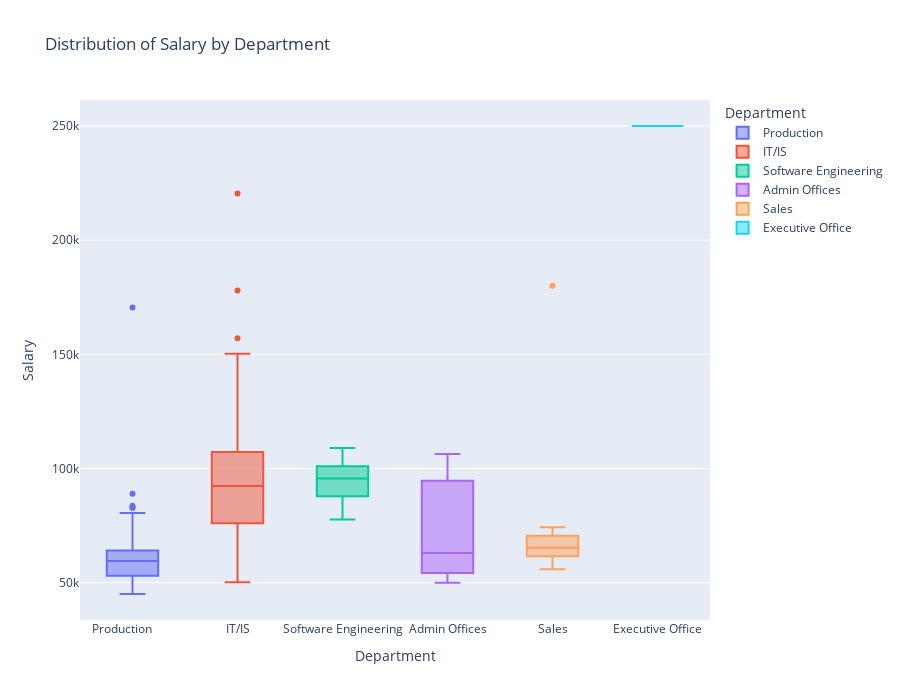

Write notebook code for a chart like this one.
### Markdown cell above
#### 1.4 Distribution of Salary by Department - Box Plot

### Code cell
fig = px.box(df,x='Department',
             y='Salary',
             color='Department',
             title='Distribution of Salary by Department',
             height=700,width=900)
fig.show()

### Figure 1 — Plotly figure (JSON) as saved in the notebook; plotly's stock layout.template omitted (floating-point values rounded to 4 significant figures; data arrays with more than 128 entries replaced by an {"elided": "..."} marker saying what was removed)
{"data": [{"alignmentgroup": "True", "hovertemplate": "Department=%{x}<br>Salary=%{y}<extra></extra>", "legendgroup": "Production       ", "marker": {"color": "#636efa"}, "name": "Production       ", "notched": false, "offsetgroup": "Production       ", "orientation": "v", "showlegend": true, "type": "box", "x": {"elided": "209 str values"}, "x0": " ", "xaxis": "x", "y": {"elided": "209 int values"}, "y0": " ", "yaxis": "y"}, {"alignmentgroup": "True", "hovertemplate": "Department=%{x}<br>Salary=%{y}<extra></extra>", "legendgroup": "IT/IS", "marker": {"color": "#EF553B"}, "name": "IT/IS", "notched": false, "offsetgroup": "IT/IS", "orientation": "v", "showlegend": true, "type": "box", "x": ["IT/IS", "IT/IS", "IT/IS", "IT/IS", "IT/IS", "IT/IS", "IT/IS", "IT/IS", "IT/IS", "IT/IS", "IT/IS", "IT/IS", "IT/IS", "IT/IS", "IT/IS", "IT/IS", "IT/IS", "IT/IS", "IT/IS", "IT/IS", "IT/IS", "IT/IS", "IT/IS", "IT/IS", "IT/IS", "IT/IS", "IT/IS", "IT/IS", "IT/IS", "IT/IS", "IT/IS", "IT/IS", "IT/IS", "IT/IS", "IT/IS", "IT/IS", "IT/IS", "IT/IS", "IT/IS", "IT/IS", "IT/IS", "IT/IS", "IT/IS", "IT/IS", "IT/IS", "IT/IS", "IT/IS", "IT/IS", "IT/IS", "IT/IS"], "x0": " ", "xaxis": "x", "y": [104437, 50178, 92328, 110000, 103613, 100031, 110929, 68678, 83552, 92329, 85028, 96820, 70621, 138888, 53366, 178000, 65707, 114800, 74679, 61242, 99020, 97999, 105700, 93206, 81584, 51777, 157000, 52599, 87921, 93093, 93554, 95920, 89883, 120000, 150290, 140920, 148999, 88527, 50750, 87826, 66593, 87565, 90100, 75281, 76029, 113999, 84903, 107226, 220450, 89292], "y0": " ", "yaxis": "y"}, {"alignmentgroup": "True", "hovertemplate": "Department=%{x}<br>Salary=%{y}<extra></extra>", "legendgroup": "Software Engineering", "marker": {"color": "#00cc96"}, "name": "Software Engineering", "notched": false, "offsetgroup": "Software Engineering", "orientation": "v", "showlegend": true, "type": "box", "x": ["Software Engineering", "Software Engineering", "Software Engineering", "Software Engineering", "Software Engineering", "Software Engineering", "Software Engineering", "Software Engineering", "Software Engineering", "Software Engineering", "Software Engineering"], "x0": " ", "xaxis": "x", "y": [95660, 77692, 93396, 101199, 99280, 105688, 108987, 83363, 86214, 92989, 100416], "y0": " ", "yaxis": "y"}, {"alignmentgroup": "True", "hovertemplate": "Department=%{x}<br>Salary=%{y}<extra></extra>", "legendgroup": "Admin Offices", "marker": {"color": "#ab63fa"}, "name": "Admin Offices", "notched": false, "offsetgroup": "Admin Offices", "orientation": "v", "showlegend": true, "type": "box", "x": ["Admin Offices", "Admin Offices", "Admin Offices", "Admin Offices", "Admin Offices", "Admin Offices", "Admin Offices", "Admin Offices", "Admin Offices"], "x0": " ", "xaxis": "x", "y": [106367, 63000, 99351, 49920, 64520, 93046, 51920, 55000, 63003], "y0": " ", "yaxis": "y"}, {"alignmentgroup": "True", "hovertemplate": "Department=%{x}<br>Salary=%{y}<extra></extra>", "legendgroup": "Sales", "marker": {"color": "#FFA15A"}, "name": "Sales", "notched": false, "offsetgroup": "Sales", "orientation": "v", "showlegend": true, "type": "box", "x": ["Sales", "Sales", "Sales", "Sales", "Sales", "Sales", "Sales", "Sales", "Sales", "Sales", "Sales", "Sales", "Sales", "Sales", "Sales", "Sales", "Sales", "Sales", "Sales", "Sales", "Sales", "Sales", "Sales", "Sales", "Sales", "Sales", "Sales", "Sales", "Sales", "Sales", "Sales"], "x0": " ", "xaxis": "x", "y": [74326, 71860, 66808, 65729, 61568, 59231, 74241, 70187, 67251, 59370, 61555, 71707, 70545, 180000, 68999, 65310, 71339, 70468, 63291, 63695, 63051, 68829, 61844, 61809, 72992, 58273, 60120, 58370, 64397, 57859, 55875], "y0": " ", "yaxis": "y"}, {"alignmentgroup": "True", "hovertemplate": "Department=%{x}<br>Salary=%{y}<extra></extra>", "legendgroup": "Executive Office", "marker": {"color": "#19d3f3"}, "name": "Executive Office", "notched": false, "offsetgroup": "Executive Office", "orientation": "v", "showlegend": true, "type": "box", "x": ["Executive Office"], "x0": " ", "xaxis": "x", "y": [250000], "y0": " ", "yaxis": "y"}], "layout": {"boxmode": "overlay", "height": 700, "legend": {"title": {"text": "Department"}, "tracegroupgap": 0}, "title": {"text": "Distribution of Salary by Department"}, "width": 900, "xaxis": {"anchor": "y", "categoryarray": ["Production       ", "IT/IS", "Software Engineering", "Admin Offices", "Sales", "Executive Office"], "categoryorder": "array", "domain": [0, 1], "title": {"text": "Department"}}, "yaxis": {"anchor": "x", "domain": [0, 1], "title": {"text": "Salary"}}}}
